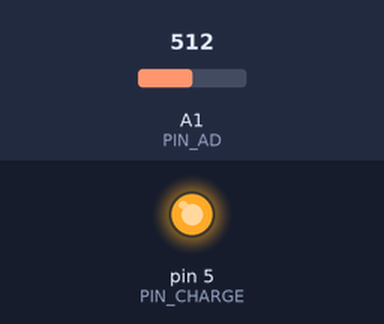
A sketch run on a simulated Arduino Uno, built with avr-gcc and run on an emulated ATmega328P. Parts: output pins drawn as LEDs (lit = HIGH). Inputs (shaded band) come from the test bench; at power-on: A1 (PIN_AD) = 512. Pins used as bus, display or sensor lines are not drawn.

Above: at 1.2 s.
1.3 s: A1 (PIN_AD) set to 809
3.5 s: A1 (PIN_AD) set to 836
At 5.6 s:
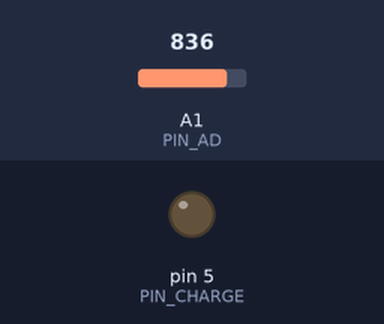
Timing chart, 0 to 7.1 s (numbered marks = the images above; inputs shaded):
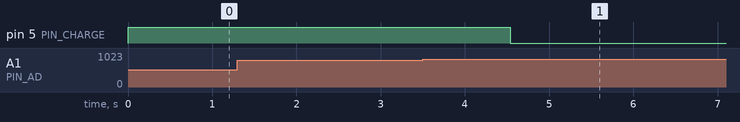

Measured:
- the behaviour switches between 819 and 820 on A1 (PIN_AD) (found by bisection; images 0 and 1)
- after the input at 1.3 s, every drawn part: stays the same
- after the input at 3.5 s, pin 5 (PIN_CHARGE): HIGH → LOW after 1.0 s

The sketch:

arduino-EDLC_voltage_checker.ino
```cpp
typedef unsigned char uchar;
typedef unsigned short ushort;
typedef unsigned int uint;

#define PIN_AD A1
#define PIN_CHARGE 5
#define PIN_POWER 10
#define V_CHARGE 665 // 3.3[V]
#define V_DISCHARGE 626 // 3.1[V] = ( 5 * 572 ) / ( 2^10 - 1 )
#define INTERVAL 10 // ms
#define LPF_WIDTH 10 // max 255
#define RES_V 0.00495

ushort lpf( ushort data );

void setup() {
  // put your setup code here, to run once:
  Serial.begin( 115200 );
  digitalWrite( PIN_CHARGE, LOW );
  digitalWrite( PIN_POWER, LOW );
  pinMode( PIN_CHARGE, OUTPUT );
  pinMode( PIN_POWER, OUTPUT );
  pinMode( PIN_AD, INPUT );
}

void loop() {
  // put your main code here, to run repeatedly:
  static uchar suc_state = 0;
  static uint sui_count = 0;
  ushort us_ad = 0;
  ushort us_ad_avg = 0;

  us_ad = analogRead( PIN_AD );
  us_ad_avg = lpf( us_ad );
//  Serial.println( String(us_ad * RES_V ) + "," + String(us_ad_avg * RES_V ) );
//  Serial.println( String(us_ad ) + "," + String(us_ad_avg ) );
  switch ( suc_state )
  {
  case 0:
    digitalWrite( PIN_CHARGE, HIGH );
    suc_state = 1;
    sui_count = 0;
    break;
  case 1:
    if( V_CHARGE < us_ad_avg ){
      delay(1000);
      suc_state = 2;
    }
    break;
  case 2:
    digitalWrite( PIN_CHARGE, LOW );
    digitalWrite( PIN_POWER, HIGH );
    suc_state = 3;
    break;
  case 3:
    if( V_DISCHARGE > us_ad_avg ){
      digitalWrite( PIN_POWER, LOW );
      suc_state = 4;
      Serial.println( String( us_ad_avg * RES_V ) + "," + String( sui_count / ( 1000.0 / INTERVAL ) ) );
    }
    sui_count++;
    break;
  case 4:
    delay(10000);
    suc_state = 0;
    break;

  default:
    while(1);
    break;
  }

  delay( INTERVAL );

}

ushort lpf( ushort data ){
    static ushort buf[ LPF_WIDTH ] = {0};
    static uchar bufp = 0;
    static uint sum = 0;
    static uchar init_flg = 0;
    ushort res;
    int i;

    buf[ bufp ] = data;
    sum += data;
    if( init_flg ){
        sum -= buf[ LPF_WIDTH - bufp - 1 ];
        res = sum / LPF_WIDTH;

    }
    else{
        if( bufp >= LPF_WIDTH - 1 )init_flg = 1;
        res = sum / ( bufp + 1 );
    }

    bufp++;
    if( bufp >= LPF_WIDTH )bufp = 0;

    return res;
}
```
